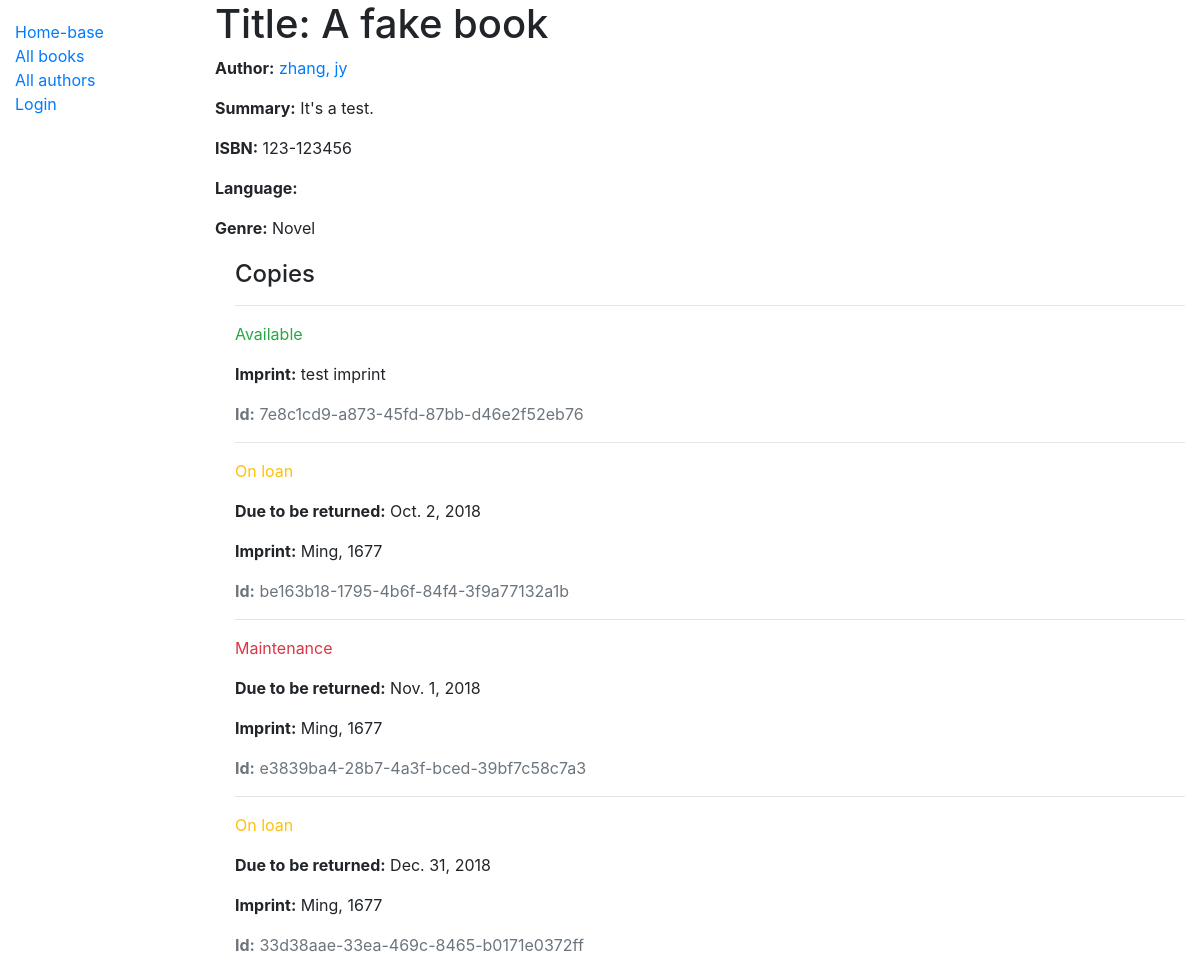
/catalog/book/1, run on the app's committed database.
### catalog/models.py (models this page shows, shortened)
class Book(models.Model):
    title = models.CharField(max_length=200)
    author = models.ForeignKey('Author', on_delete=models.SET_NULL, null=True)
    summary = models.TextField(max_length=1000, help_text='Enter a brief description of the book')
    isbn = models.CharField('ISBN',max_length=13, help_text='13 Character <a href="https://www.isbn-international.org/content/what-isbn">ISBN number</a>')
    genre = models.ManyToManyField(Genre, help_text='Select a genre for this book')
    def display_genre(self):
        """Create a string for the Genre. This is required to display genre in Admin."""
        return ', '.join(genre.name for genre in self.genre.all()[:3])
    display_genre.short_description = 'Genre'

class Author(models.Model):
    first_name = models.CharField(max_length=100)
    last_name = models.CharField(max_length=100)
    date_of_birth = models.DateField(null=True, blank=True)
    date_of_death = models.DateField('Died', null=True, blank=True)
    class Meta:
        ordering = ["last_name","first_name"]
    def __str__(self):
        return '{0}, {1}'.format(self.last_name,self.first_name)

class Genre(models.Model):
    name = models.CharField(max_length=200, help_text="Enter a book genre (e.g. Science Fiction, French Poetry etc.)")
    def __str__(self):
        return self.name

class BookInstance(models.Model):
    id = models.UUIDField(primary_key=True, default=uuid.uuid4, help_text="Unique ID for this particular book across whole library")
    book = models.ForeignKey('Book', on_delete=models.SET_NULL, null=True)
    imprint = models.CharField(max_length=200)
    due_back = models.DateField(null=True, blank=True)
    borrower = models.ForeignKey(User, on_delete=models.SET_NULL, null=True, blank=True)
    LOAN_STATUS = (
        ('m', 'Maintenance'),
        ('o', 'On loan'),
        ('a', 'Available'),
        ('r', 'Reserved'),
    )
    status = models.CharField(max_length=1, choices=LOAN_STATUS, blank=True, default='m', help_text='Book availability')
    class Meta:
        ordering = ["due_back"]
        permissions = (("can_mark_returned", "Set book as returned"),)

### catalog/views.py (the view)
# urls.py: path('book/<int:pk>', views.BookDetailView.as_view(), name='book-detail'),
class BookDetailView(generic.DetailView):
    model = Book

### catalog/templates/catalog/book_detail.html
{% extends "base_generic.html" %}
{% block content %}
  <h1>Title: {{ book.title }}</h1>
  <p><strong>Author:</strong> <a href="">{{ book.author }}</a></p>
  <p><strong>Summary:</strong> {{ book.summary }}</p>
  <p><strong>ISBN:</strong> {{ book.isbn }}</p>
  <p><strong>Language:</strong> {{ book.language }}</p>
  <p><strong>Genre:</strong> {% for genre in book.genre.all %} {{ genre }}{% if not forloop.last %}, {% endif %}{% endfor %}</p>
  <div style="margin-left:20px;margin-top:20px">
    <h4>Copies</h4>
    {% for copy in book.bookinstance_set.all %}
      <hr>
      <p class="{% if copy.status == 'a' %}text-success{% elif copy.status == 'm' %}text-danger{% else %}text-warning{% endif %}">{{ copy.get_status_display }}</p>
      {% if copy.status != 'a' %}
        <p><strong>Due to be returned:</strong> {{copy.due_back}}</p>
      {% endif %}
      <p><strong>Imprint:</strong> {{copy.imprint}}</p>
      <p class="text-muted"><strong>Id:</strong> {{copy.id}}</p>
    {% endfor %}
  </div>
{% endblock %}

### data on the page
Book: title "A fake book", author "zhang, jy", summary "It's a test.", isbn "123-123456"
Genre: name "Novel"
BookInstance: status "Available", imprint "test imprint", id "7e8c1cd9-a873-45fd-87bb-d46e2f52eb76"
BookInstance: status "On loan", due_back "Oct. 2, 2018", imprint "Ming, 1677", id "be163b18-1795-4b6f-84f4-3f9a77132a1b"
BookInstance: status "Maintenance", due_back "Nov. 1, 2018", imprint "Ming, 1677", id "e3839ba4-28b7-4a3f-bced-39bf7c58c7a3"
BookInstance: status "On loan", due_back "Dec. 31, 2018", imprint "Ming, 1677", id "33d38aae-33ea-469c-8465-b0171e0372ff"
